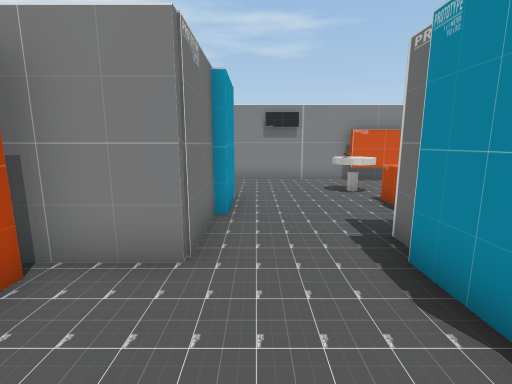
[1] (above)

12 first-person views from a walk through a scene from a Unity 3-D project. The camera is 1.5 m above the floor, tilts 10° down and sees 85° across. The floor is counted in squares, 1 m on a side. Each view is taken from the middle of a square. On the plan, view 1 faces up. The plan holds only what a view shows up to about 14 squares ahead; the rest is blank. Some surface patterns are stand-ins.

[2]
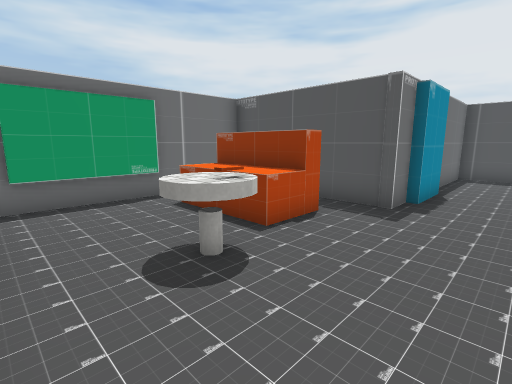

[3]
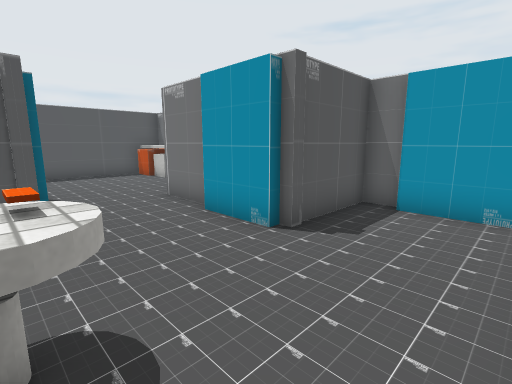

[4]
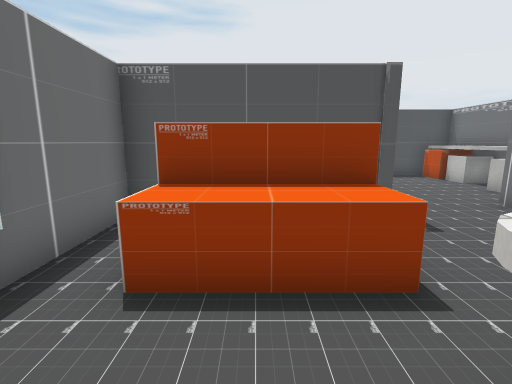

[5]
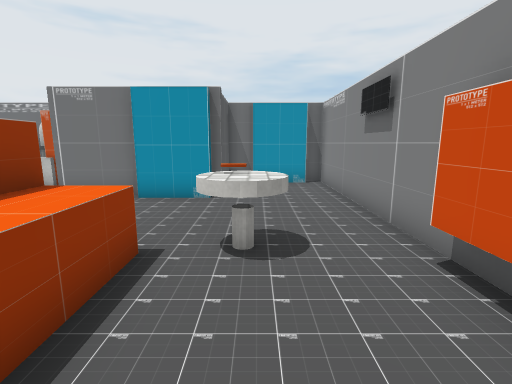

[6]
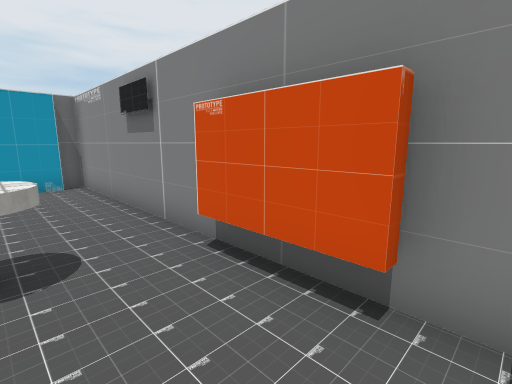

[7]
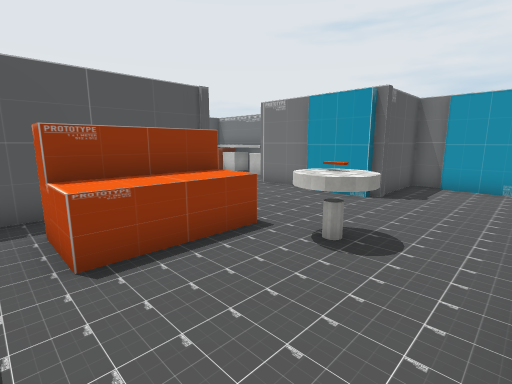

[8]
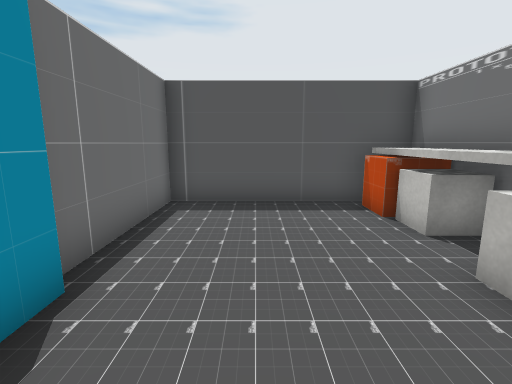

[9]
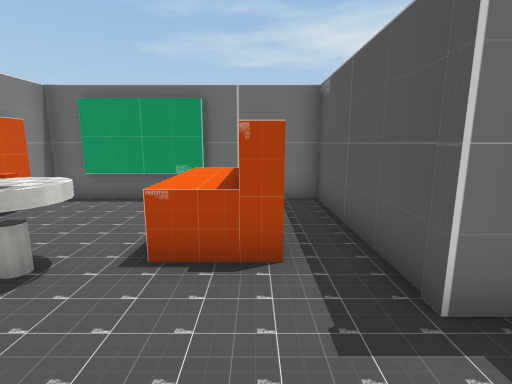

[10]
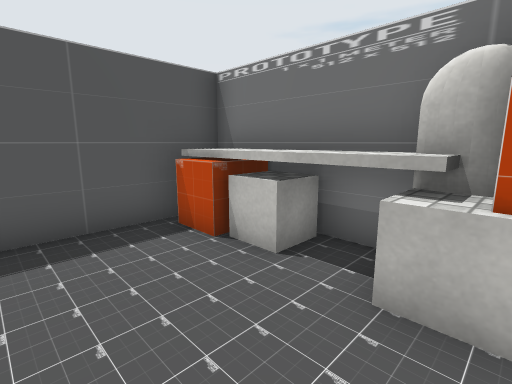

[11]
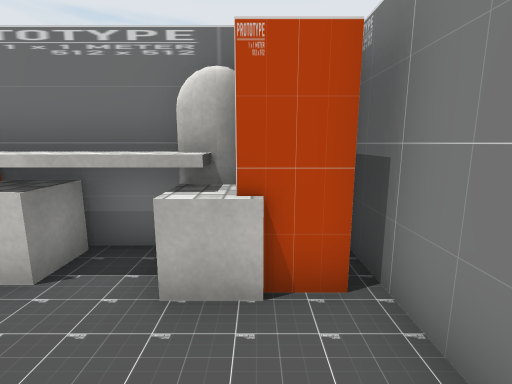

[12]
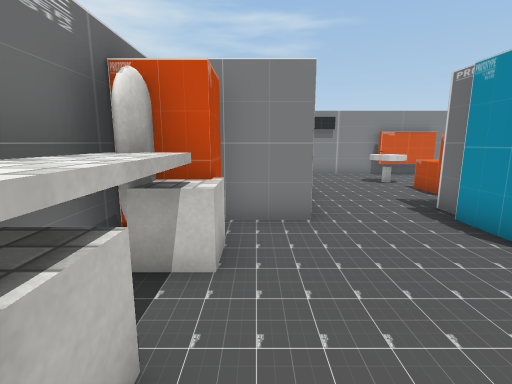

### Floor plan
Points are (right, up) in squares from view 1. A wall is a line through its corners. A room is listed if a view was taken in it or the views show most of it. See-through windows are left out.
Room 1 (views 1, 10, 11, 12)
walls: (-2.8, 0.6) (-2.8, -0.6); (2, 1.3) (2, 2.5); (-0.9, 3.3) (-3.9, 3.3); (-3.9, 2) (-3.9, -3.1) (2.2, -3.1) (2.2, 1)
ways out: opening at (0.5, 3.5) to room 2
objects: other object (-3, -2); box (-3, -1); other object (-3, 1); other object (-3, 2) to (-3, 3)
Room 2 (views 2, 3, 4, 5, 6, 7, 8, 9)
walls: (-0.9, 5.7) (-0.9, 3.3); (2.2, 3.3) (2.2, 4.3) (7.6, 4.3) (7.6, 11.5) (-3.9, 11.5) (-3.9, 10.9); (6.4, 11.1) (3.8, 11.1); (2, 2.5) (2, 3.4); (7.5, 7.4) (7.5, 10.6); (-3.9, 8.9) (-3.9, 8) (-0.9, 8) (-0.9, 7.7) (-0.6, 7.7) (-0.6, 5.6); (-3.6, 11) (-3.6, 8.9)
ways out: opening at (0.5, 3.5) to room 1
objects: other object (3, 6) to (6, 7); other object (3, 8) to (4, 9)

Positions as (right, up) in squares from view 1, and headings:
1: (0, 0), facing up
2: (0, 11), facing down-right
3: (3, 11), facing down-left
4: (5, 10), facing down
5: (7, 9), facing left
6: (7, 9), facing up-left
7: (7, 11), facing down-left
8: (0, 4), facing down
9: (0, 6), facing right
10: (0, 2), facing down-left
11: (0, 2), facing left
12: (-2, -2), facing up
